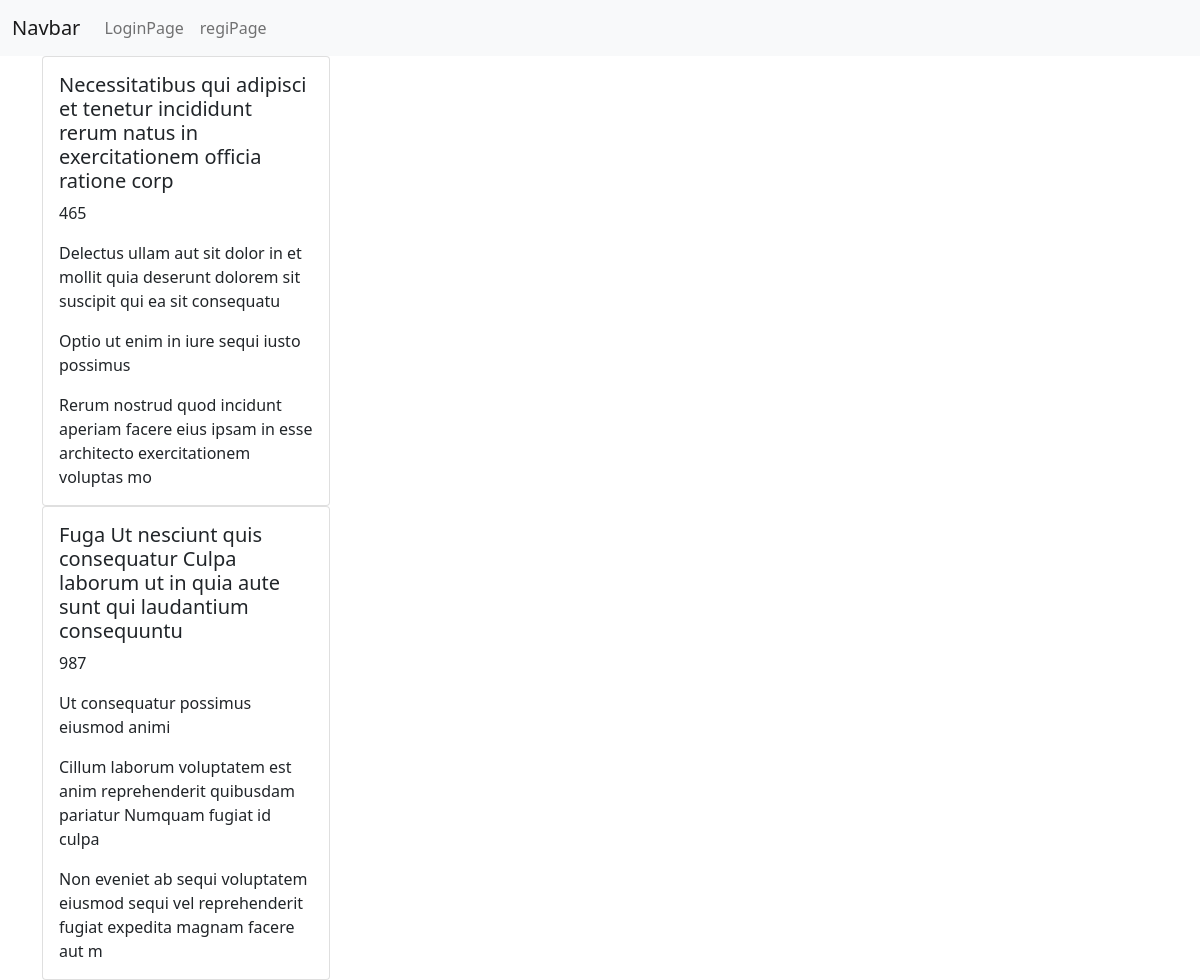
The page /jobPage on the database its author committed.
### jobApp/models.py (models this page shows, shortened)
class JobPostModel(models.Model):
    Recruiters = models.ForeignKey(UserModel,on_delete=models.CASCADE,null=True)
    JobTitle = models.CharField(max_length=100,null=True)
    NumberOfOpening = models.PositiveIntegerField(null=True)
    category = models.CharField(max_length=100,null=True)
    description = models.CharField(max_length=100,null=True)
    skill = models.CharField(max_length=100,null=True)

### jobApp/views.py (the view)
# urls.py: path('jobPage',jobPage,name='jobPage'),
def jobPage(request):
     form = JobPostModel.objects.all()
     context = {
          'form' : form,
          'btn' : 'Apply'
     }
     return render(request,'pages/job.html',context)

### jobApp/templates/pages/job.html (shortened to what this page needs)
{% extends 'auth/base.html' %}
{% block body %}
{% for i in form %}
<div class="card" style="width: 18rem;">
  <div class="card-body">
    <h5 class="card-title">{{i.JobTitle}}</h5>
    <p class="card-text">{{i.NumberOfOpening}}</p>
    <p class="card-text">{{i.category}}</p>
    <p class="card-text">{{i.description}}</p>
    <p class="card-text">{{i.skill}}</p>
  </div>
</div>
{% endfor %}
{% endblock body %}

### rows shown on the page
JobPostModel: JobTitle "Necessitatibus qui adipisci et tenetur incididunt rerum natus in exercitationem officia ratione corp", NumberOfOpening "465", category "Delectus ullam aut sit dolor in et mollit quia deserunt dolorem sit suscipit qui ea sit consequatu", description "Optio ut enim in iure sequi iusto possimus", skill "Rerum nostrud quod incidunt aperiam facere eius ipsam in esse architecto exercitationem voluptas mo"
JobPostModel: JobTitle "Fuga Ut nesciunt quis consequatur Culpa laborum ut in quia aute sunt qui laudantium consequuntu", NumberOfOpening "987", category "Ut consequatur possimus eiusmod animi", description "Cillum laborum voluptatem est anim reprehenderit quibusdam pariatur Numquam fugiat id culpa", skill "Non eveniet ab sequi voluptatem eiusmod sequi vel reprehenderit fugiat expedita magnam facere aut m"
